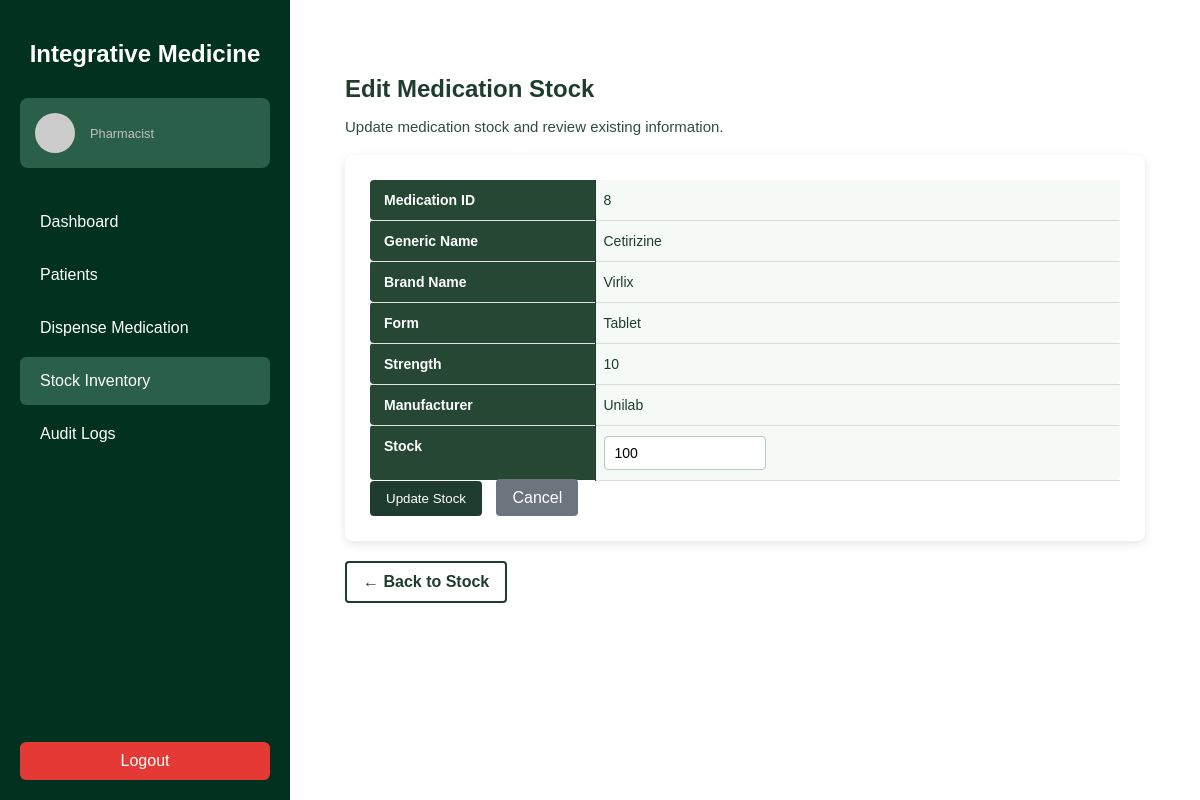
The page /frontend/pharmacist/stock/edit_stock.php?medicationID=8 (signed in) on the database its author committed.
### tables this page shows
CREATE TABLE `medication` (
  `medicationID` int(10) UNSIGNED NOT NULL,
  `genericName` text NOT NULL,
  `brandName` text NOT NULL,
  `form` text NOT NULL,
  `strength` int(11) NOT NULL,
  `manufacturer` text NOT NULL,
  `stock` int(11) DEFAULT NULL
);

### frontend/pharmacist/stock/edit_stock.php (the view, shortened to what this page needs)
<?php
require_once __DIR__ . '/../../../backend/includes/db_connect.php';
$medicationID = $_GET['medicationID'] ?? null;
$query = "
    SELECT medicationID, genericName, brandName, form, strength, manufacturer, stock
    FROM medication
    WHERE medicationID = ?
    LIMIT 1
";
$stmt = $conn->prepare($query);
$stmt->bind_param("i", $medicationID);
$stmt->execute();
$result = $stmt->get_result();
$med = $result->fetch_assoc();
$pageStyles = '
    <link rel="stylesheet" href="stock.css">
    <link rel="stylesheet" href="edit_stock.css">
';
?>
    <div class="edit-stock-page">
        <h2>Edit Medication Stock</h2>
        <p>Update medication stock and review existing information.</p>
        <div class="edit-stock-container">
            <form method="POST" class="edit-stock-form">
                <table class="table-base">
                    <tbody>
                    <tr>
                        <th>Medication ID</th>
                        <td class="value-cell"><?= $med['medicationID'] ?></td>
                    </tr>
                    <tr>
                        <th>Generic Name</th>
                        <td class="value-cell"><?= htmlspecialchars($med['genericName']) ?></td>
                    </tr>
                    <tr>
                        <th>Brand Name</th>
                        <td class="value-cell"><?= htmlspecialchars($med['brandName']) ?></td>
                    </tr>
                    <tr>
                        <th>Form</th>
                        <td class="value-cell"><?= htmlspecialchars($med['form']) ?></td>
                    </tr>
                    <tr>
                        <th>Strength</th>
                        <td class="value-cell"><?= htmlspecialchars($med['strength']) ?></td>
                    </tr>
                    <tr>
                        <th>Manufacturer</th>
                        <td class="value-cell"><?= htmlspecialchars($med['manufacturer']) ?></td>
                    </tr>
                    <tr>
                        <th>Stock</th>
                        <td class="value-cell">
                            <input type="number" name="stock" min="0"
                                   value="<?= htmlspecialchars($med['stock']) ?>">
                        </td>
                    </tr>
                    </tbody>
                </table>
                <div class="edit-stock-actions">
                    <button type="submit" class="btn-save">Update Stock</button>
                    <a href="stock.php" class="btn-cancel">Cancel</a>
                </div>
            </form>
        </div>
        <div class="edit-stock-back">
            <a href="stock.php" class="btn-back-outline">← Back to Stock</a>
        </div>
    </div>
<?php
include __DIR__ . '/../pharmacy_standard.php';

### frontend/css/pharmacist/pharmacy_standard.css (style rules this page uses)
body { margin: 0; font-family: Arial, sans-serif; background-color: #f4f7f6; color: #333; }

### frontend/pharmacist/stock/stock.css (style rules this page uses)
body { font-family: Arial, sans-serif; }
.table-base { width: 100%; border-collapse: collapse; font-size: 14px; }
.table-base th { background: #1e3d2f; color: #ffffff; padding: 10px 8px; text-align: left; font-weight: 500; white-space: nowrap; }
.table-base td { padding: 10px 8px; border-bottom: 1px solid #dcdcdc; }
.table-base tbody tr:nth-child(even) { background: #f7faf7; }

### frontend/pharmacist/stock/edit_stock.css (style rules this page uses)
.edit-stock-page { padding: 25px; max-width: 900px; margin: 0 auto; font-family: Arial, sans-serif; color: #1e3d2f; }
.edit-stock-page h2 { margin-bottom: 10px; }
.edit-stock-page p { margin-bottom: 20px; font-size: 15px; color: #2f4d3f; }
.edit-stock-container { background: #ffffff; padding: 25px; border-radius: 8px; box-shadow: 0 3px 10px rgba(0,0,0,0.10); }
.table-base { width: 100%; border-collapse: collapse; }
.table-base tr { border-bottom: 1px solid #e1e1e1; }
.table-base tr:last-child { border-bottom: none; }
.table-base th { width: 30%; background: #254734; color: #ffffff; font-weight: bold; padding: 12px 14px; vertical-align: top; border-right: 1px solid #1e3d2f; border-radius: 4px 0 0 4px; }
.value-cell { width: 70%; background: #f6faf7; padding: 12px 14px; border-radius: 0 4px 4px 0; }
.value-cell input[type="number"] { width: 140px; padding: 8px 10px; border: 1px solid #b5c9bc; border-radius: 4px; font-size: 14px; }
.btn-save { padding: 10px 16px; background: #1e3d2f; color: #fff !important; border-radius: 4px; cursor: pointer; border: none; text-decoration: none; display: inline-block; }
.btn-cancel { padding: 10px 16px; background: #6c757d; color: #fff !important; border-radius: 4px; text-decoration: none; margin-left: 10px; }
.btn-back-outline { display: inline-block; margin-top: 20px; padding: 10px 16px; border: 2px solid #1e3d2f; color: #1e3d2f; border-radius: 4px; text-decoration: none; font-weight: bold; }

### rows shown on the page
medication: medicationID "8", genericName "Cetirizine", brandName "Virlix", form "Tablet", strength "10", manufacturer "Unilab", stock "100"
